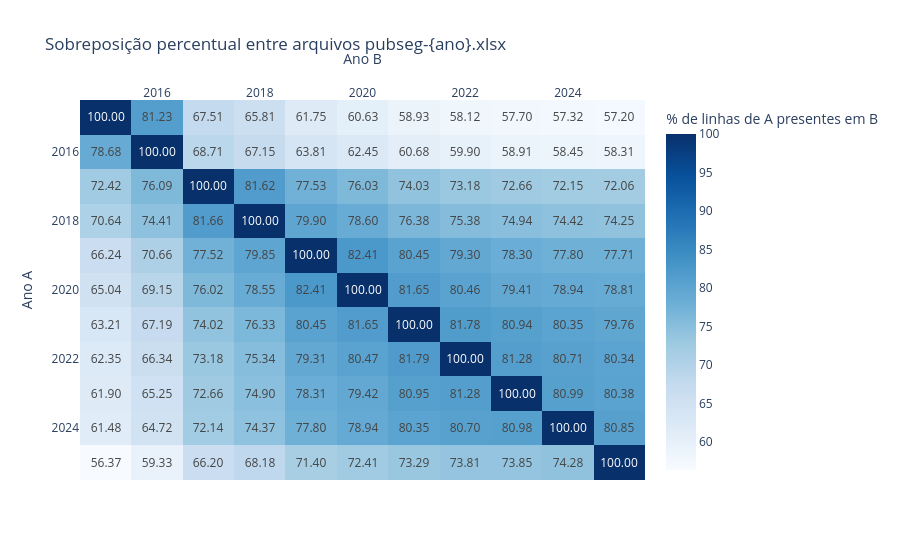

Notebook code for this chart:
### Markdown cell above
plot  feito pelo codex apenas para tornar mais visual a comparação de duplicidade

### Code cell
fig = px.imshow(
    matriz_sobreposicao_pubseg,
    text_auto=".2f",
    aspect="auto",
    color_continuous_scale="Blues",
    labels={
        "x": "Ano B",
        "y": "Ano A",
        "color": "% de linhas de A presentes em B",
    },
    title="Sobreposição percentual entre arquivos pubseg-{ano}.xlsx",
)
fig.update_xaxes(side="top")
fig.show()

### Figure 1 — Plotly figure (JSON) as saved in the notebook; plotly's stock layout.template omitted (floating-point values rounded to 4 significant figures)
{"data": [{"coloraxis": "coloraxis", "hovertemplate": "Ano B: %{x}<br>Ano A: %{y}<br>% de linhas de A presentes em B: %{z}<extra></extra>", "name": "0", "texttemplate": "%{z:.2f}", "type": "heatmap", "x": [2015, 2016, 2017, 2018, 2019, 2020, 2021, 2022, 2023, 2024, 2025], "xaxis": "x", "y": [2015, 2016, 2017, 2018, 2019, 2020, 2021, 2022, 2023, 2024, 2025], "yaxis": "y", "z": [[100.0, 81.23, 67.51, 65.81, 61.75, 60.63, 58.93, 58.12, 57.7, 57.32, 57.2], [78.68, 100.0, 68.71, 67.15, 63.81, 62.45, 60.68, 59.9, 58.91, 58.45, 58.31], [72.42, 76.09, 100.0, 81.62, 77.53, 76.03, 74.03, 73.18, 72.66, 72.15, 72.06], [70.64, 74.41, 81.66, 100.0, 79.9, 78.6, 76.38, 75.38, 74.94, 74.42, 74.25], [66.24, 70.66, 77.52, 79.85, 100.0, 82.41, 80.45, 79.3, 78.3, 77.8, 77.71], [65.04, 69.15, 76.02, 78.55, 82.41, 100.0, 81.65, 80.46, 79.41, 78.94, 78.81], [63.21, 67.19, 74.02, 76.33, 80.45, 81.65, 100.0, 81.78, 80.94, 80.35, 79.76], [62.35, 66.34, 73.18, 75.34, 79.31, 80.47, 81.79, 100.0, 81.28, 80.71, 80.34], [61.9, 65.25, 72.66, 74.9, 78.31, 79.42, 80.95, 81.28, 100.0, 80.99, 80.38], [61.48, 64.72, 72.14, 74.37, 77.8, 78.94, 80.35, 80.7, 80.98, 100.0, 80.85], [56.37, 59.33, 66.2, 68.18, 71.4, 72.41, 73.29, 73.81, 73.85, 74.28, 100.0]]}], "layout": {"coloraxis": {"colorbar": {"title": {"text": "% de linhas de A presentes em B"}}, "colorscale": [[0, "rgb(247,251,255)"], [0.125, "rgb(222,235,247)"], [0.25, "rgb(198,219,239)"], [0.375, "rgb(158,202,225)"], [0.5, "rgb(107,174,214)"], [0.625, "rgb(66,146,198)"], [0.75, "rgb(33,113,181)"], [0.875, "rgb(8,81,156)"], [1, "rgb(8,48,107)"]]}, "title": {"text": "Sobreposição percentual entre arquivos pubseg-{ano}.xlsx"}, "xaxis": {"anchor": "y", "domain": [0, 1], "side": "top", "title": {"text": "Ano B"}}, "yaxis": {"anchor": "x", "autorange": "reversed", "domain": [0, 1], "title": {"text": "Ano A"}}}}
